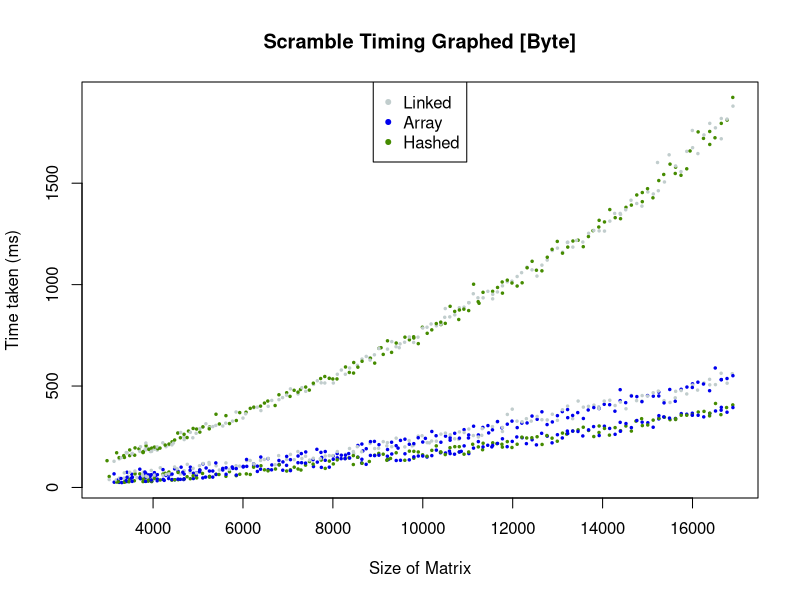
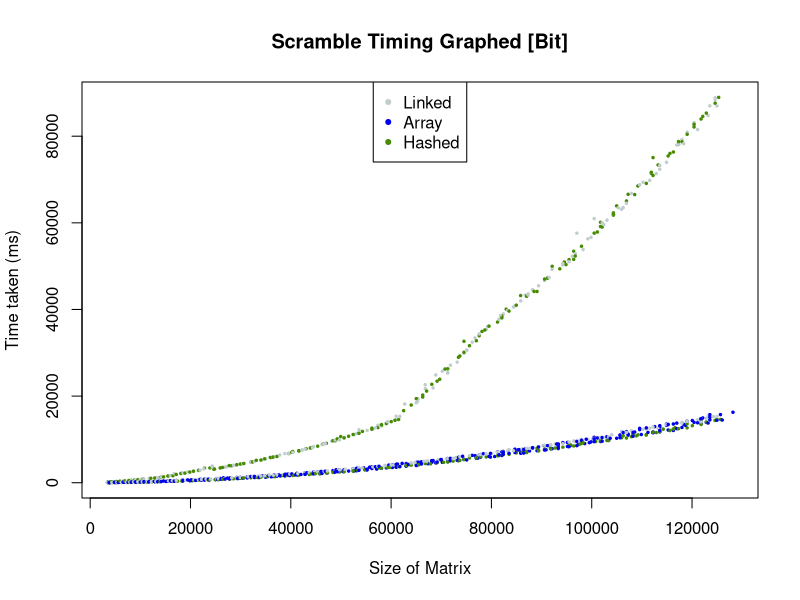
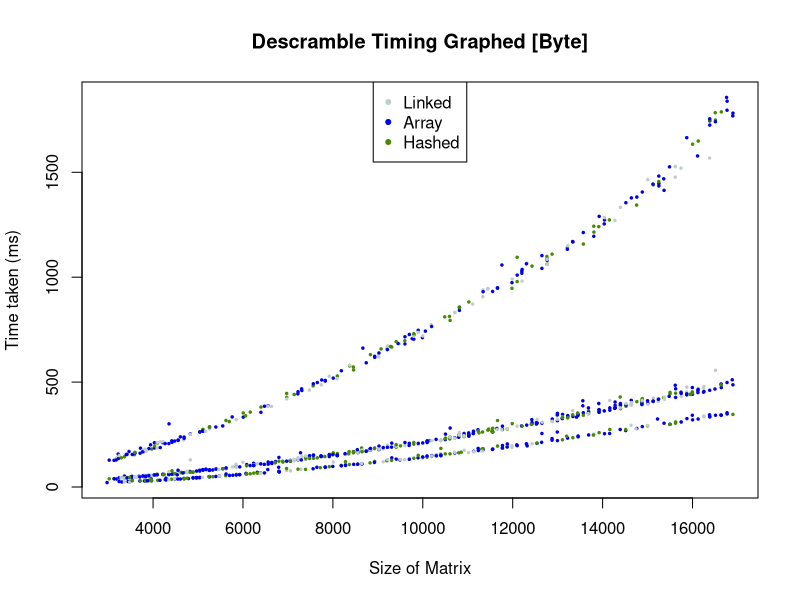
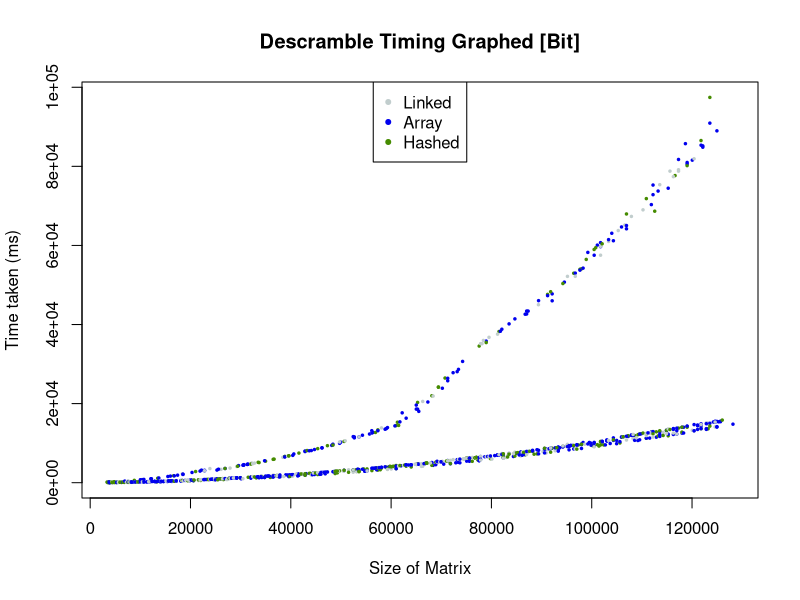

These charts were generated, in order, by the following R code:
## ---- chunk 1
knitr::opts_chunk$set(echo = TRUE)

# http://www.stat.columbia.edu/~tzheng/files/Rcolor.pdf
DEFAULT_COLOR = "black"
LINKED_COLOR = "azure3" # gray
ARRAY_COLOR = "blue2" # blue
HASHED_COLOR = "chartreuse4" # green
DEFAULT_PCH = 20
DEFAULT_CEX = .5



scramblingData = read.csv("data/scramblingResults.csv", header = TRUE)
descramblingData = read.csv("data/descramblingResults.csv", header = TRUE)

scramblingData$Color=DEFAULT_COLOR
scramblingData$Color[scramblingData$matrixMode=="linked"]=LINKED_COLOR
scramblingData$Color[scramblingData$matrixMode=="array"]=ARRAY_COLOR
scramblingData$Color[scramblingData$matrixMode=="hashed"]=HASHED_COLOR

descramblingData$Color=DEFAULT_COLOR
descramblingData$Color[descramblingData$matrixMode=="linked"]=LINKED_COLOR
descramblingData$Color[descramblingData$matrixMode=="array"]=ARRAY_COLOR
descramblingData$Color[descramblingData$matrixMode=="hashed"]=HASHED_COLOR


## ---- chunk 2

# SCRAMBLING
plot(
  scramblingData$matrixSize[scramblingData$nodeMode=="byte"],
  scramblingData$Scrambling[scramblingData$nodeMode=="byte"],
  main="Scramble Timing Graphed [Byte]",
  xlab="Size of Matrix",
  ylab="Time taken (ms)",
  pch=DEFAULT_PCH,
  cex=DEFAULT_CEX,
  col=scramblingData$Color
)
legend(
  "top",
  legend=c("Linked", "Array", "Hashed"),
  col=c(LINKED_COLOR, ARRAY_COLOR, HASHED_COLOR),
  pch=DEFAULT_PCH
)

plot(
  scramblingData$matrixSize[scramblingData$nodeMode=="bit"],
  scramblingData$Scrambling[scramblingData$nodeMode=="bit"],
  main="Scramble Timing Graphed [Bit]",
  xlab="Size of Matrix",
  ylab="Time taken (ms)",
  pch=DEFAULT_PCH,
  cex=DEFAULT_CEX,
  col=scramblingData$Color
)
legend(
  "top",
  legend=c("Linked", "Array", "Hashed"),
  col=c(LINKED_COLOR, ARRAY_COLOR, HASHED_COLOR),
  pch=DEFAULT_PCH
)


# DESCRAMBLING

plot(
  descramblingData$matrixSize[descramblingData$nodeMode=="byte"],
  descramblingData$Descrambling[descramblingData$nodeMode=="byte"],
  main="Descramble Timing Graphed [Byte]",
  xlab="Size of Matrix",
  ylab="Time taken (ms)",
  pch=DEFAULT_PCH,
  cex=DEFAULT_CEX,
  col=descramblingData$Color
)
legend(
  "top",
  legend=c("Linked", "Array", "Hashed"),
  col=c(LINKED_COLOR, ARRAY_COLOR, HASHED_COLOR),
  pch=DEFAULT_PCH
)

plot(
  descramblingData$matrixSize[descramblingData$nodeMode=="bit"],
  descramblingData$Descrambling[descramblingData$nodeMode=="bit"],
  main="Descramble Timing Graphed [Bit]",
  xlab="Size of Matrix",
  ylab="Time taken (ms)",
  pch=DEFAULT_PCH,
  cex=DEFAULT_CEX,
  col=descramblingData$Color
)
legend(
  "top",
  legend=c("Linked", "Array", "Hashed"),
  col=c(LINKED_COLOR, ARRAY_COLOR, HASHED_COLOR),
  pch=DEFAULT_PCH
)
